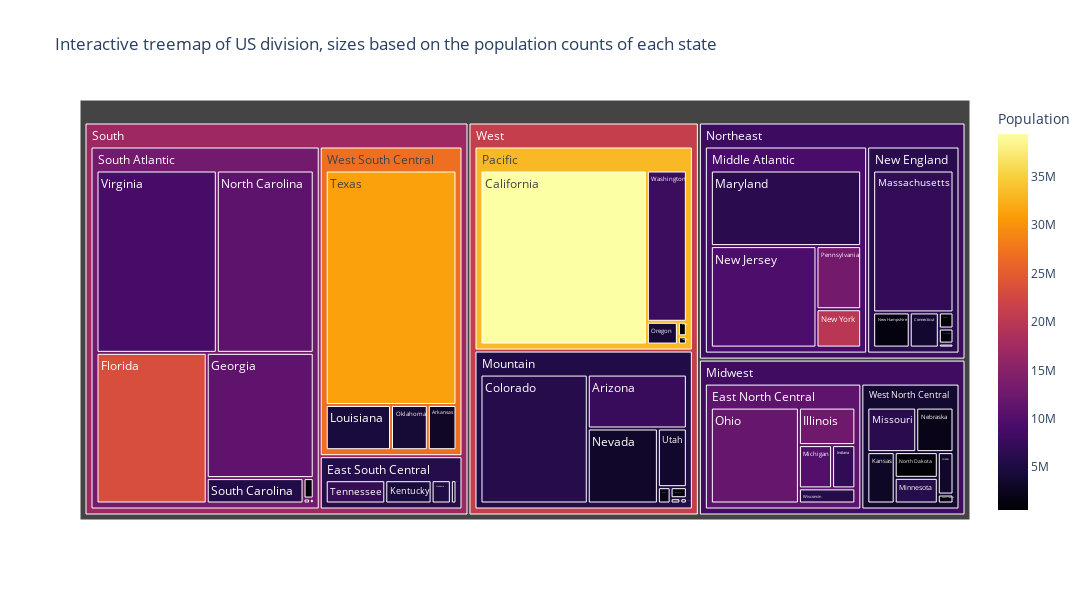

The notebook cell saved with this chart:
### Code cell
import plotly.express as px
!pip install nbformat

fig = px.treemap(
    apartments.assign(LogPopulation=np.log(apartments['Population'])),
    path=['Region', 'Division', 'State_y'],  # hierarchy
    values='LogPopulation',  # base for size of the rectangles
    color='Population',
    color_continuous_scale=px.colors.sequential.Inferno,
    labels={
        'Region': 'Region',
        'Division': 'Division',
        'State_y': 'State',
        'Population': 'Population'
    },
    title="Interactive treemap of US division, sizes based on the population counts of each state"
)
fig.update_layout(
    width=1300,
    height=600)
fig.update_layout(
    showlegend=False,
    annotations=[
        dict(
            x=0.01,
            y=-0.05,
            text="Division adopted after US Census Bureau",
            showarrow=False,
            font=dict(size=10, color="white"),
            align="left")])
fig.show()

### Figure 1 — Plotly figure (JSON) as saved in the notebook; plotly's stock layout.template omitted (floating-point values rounded to 4 significant figures)
{"data": [{"branchvalues": "total", "customdata": [[5158000.0], [740133], [7582000.0], [3088354], [39430000.0], [5957000.0], [3675000.0], [1052000.0], [702250], [23372215], [11180000.0], [1446146], [2002000.0], [12710158], [6924000.0], [3241000.0], [2970606], [4588372], [4597740], [1405000.0], [6263000.0], [7136000.0], [10140000.0], [5793000.0], [2943000.0], [6245000.0], [1137000.0], [2005000.0], [3267467], [1409000.0], [9501000.0], [2130000.0], [19867248], [11050000.0], [796568], [11883304], [4095000.0], [4272000.0], [13080000.0], [1112000.0], [5479000.0], [924669], [7228000.0], [31290000.0], [3503613], [648493], [8811000.0], [7958000.0], [1770000.0], [5961000.0], [587618], [11100000.0], [5803000.0], [9166000.0], [5518000.0], [6144000.0], [33220000.0], [13000000.0], [3713000.0], [26900000.0], [8255000.0], [8070000.0], [17140000.0], [21090000.0]], "domain": {"x": [0, 1], "y": [0, 1]}, "hovertemplate": "labels=%{label}<br>LogPopulation=%{value}<br>parent=%{parent}<br>id=%{id}<br>Population=%{color}<extra></extra>", "ids": ["South/East South Central/Alabama", "West/Pacific/Alaska", "West/Mountain/Arizona", "South/West South Central/Arkansas", "West/Pacific/California", "West/Mountain/Colorado", "Northeast/New England/Connecticut", "South/South Atlantic/Delaware", "South/South Atlantic/District of Columbia", "South/South Atlantic/Florida", "South/South Atlantic/Georgia", "West/Pacific/Hawaii", "West/Mountain/Idaho", "Midwest/East North Central/Illinois", "Midwest/East North Central/Indiana", "Midwest/West North Central/Iowa", "Midwest/West North Central/Kansas", "South/East South Central/Kentucky", "South/West South Central/Louisiana", "Northeast/New England/Maine", "Northeast/Middle Atlantic/Maryland", "Northeast/New England/Massachusetts", "Midwest/East North Central/Michigan", "Midwest/West North Central/Minnesota", "South/East South Central/Mississippi", "Midwest/West North Central/Missouri", "West/Mountain/Montana", "Midwest/West North Central/Nebraska", "West/Mountain/Nevada", "Northeast/New England/New Hampshire", "Northeast/Middle Atlantic/New Jersey", "West/Mountain/New Mexico", "Northeast/Middle Atlantic/New York", "South/South Atlantic/North Carolina", "Midwest/West North Central/North Dakota", "Midwest/East North Central/Ohio", "South/West South Central/Oklahoma", "West/Pacific/Oregon", "Northeast/Middle Atlantic/Pennsylvania", "Northeast/New England/Rhode Island", "South/South Atlantic/South Carolina", "Midwest/West North Central/South Dakota", "South/East South Central/Tennessee", "South/West South Central/Texas", "West/Mountain/Utah", "Northeast/New England/Vermont", "South/South Atlantic/Virginia", "West/Pacific/Washington", "South/South Atlantic/West Virginia", "Midwest/East North Central/Wisconsin", "West/Mountain/Wyoming", "Midwest/East North Central", "South/East South Central", "Northeast/Middle Atlantic", "West/Mountain", "Northeast/New England", "West/Pacific", "South/South Atlantic", "Midwest/West North Central", "South/West South Central", "Midwest", "Northeast", "South", "West"], "labels": ["Alabama", "Alaska", "Arizona", "Arkansas", "California", "Colorado", "Connecticut", "Delaware", "District of Columbia", "Florida", "Georgia", "Hawaii", "Idaho", "Illinois", "Indiana", "Iowa", "Kansas", "Kentucky", "Louisiana", "Maine", "Maryland", "Massachusetts", "Michigan", "Minnesota", "Mississippi", "Missouri", "Montana", "Nebraska", "Nevada", "New Hampshire", "New Jersey", "New Mexico", "New York", "North Carolina", "North Dakota", "Ohio", "Oklahoma", "Oregon", "Pennsylvania", "Rhode Island", "South Carolina", "South Dakota", "Tennessee", "Texas", "Utah", "Vermont", "Virginia", "Washington", "West Virginia", "Wisconsin", "Wyoming", "East North Central", "East South Central", "Middle Atlantic", "Mountain", "New England", "Pacific", "South Atlantic", "West North Central", "West South Central", "Midwest", "Northeast", "South", "West"], "marker": {"coloraxis": "coloraxis", "colors": [5158000.0, 740133, 7582000.0, 3088354, 39430000.0, 5957000.0, 3675000.0, 1052000.0, 702250, 23372215, 11180000.0, 1446146, 2002000.0, 12710158, 6924000.0, 3241000.0, 2970606, 4588372, 4597740, 1405000.0, 6263000.0, 7136000.0, 10140000.0, 5793000.0, 2943000.0, 6245000.0, 1137000.0, 2005000.0, 3267467, 1409000.0, 9501000.0, 2130000.0, 19867248, 11050000.0, 796568, 11883304, 4095000.0, 4272000.0, 13080000.0, 1112000.0, 5479000.0, 924669, 7228000.0, 31290000.0, 3503613, 648493, 8811000.0, 7958000.0, 1770000.0, 5961000.0, 587618, 11100000.0, 5803000.0, 9166000.0, 5518000.0, 6144000.0, 33220000.0, 13000000.0, 3713000.0, 26900000.0, 8255000.0, 8070000.0, 17140000.0, 21090000.0]}, "name": "", "parents": ["South/East South Central", "West/Pacific", "West/Mountain", "South/West South Central", "West/Pacific", "West/Mountain", "Northeast/New England", "South/South Atlantic", "South/South Atlantic", "South/South Atlantic", "South/South Atlantic", "West/Pacific", "West/Mountain", "Midwest/East North Central", "Midwest/East North Central", "Midwest/West North Central", "Midwest/West North Central", "South/East South Central", "South/West South Central", "Northeast/New England", "Northeast/Middle Atlantic", "Northeast/New England", "Midwest/East North Central", "Midwest/West North Central", "South/East South Central", "Midwest/West North Central", "West/Mountain", "Midwest/West North Central", "West/Mountain", "Northeast/New England", "Northeast/Middle Atlantic", "West/Mountain", "Northeast/Middle Atlantic", "South/South Atlantic", "Midwest/West North Central", "Midwest/East North Central", "South/West South Central", "West/Pacific", "Northeast/Middle Atlantic", "Northeast/New England", "South/South Atlantic", "Midwest/West North Central", "South/East South Central", "South/West South Central", "West/Mountain", "Northeast/New England", "South/South Atlantic", "West/Pacific", "South/South Atlantic", "Midwest/East North Central", "West/Mountain", "Midwest", "South", "Northeast", "West", "Northeast", "West", "South", "Midwest", "South", "", "", "", ""], "type": "treemap", "values": [5224.0, 770.3, 33240.0, 7322.0, 171300.0, 86030.0, 6878.0, 97.06, 1117.0, 89140.0, 71950.0, 439.7, 1291.0, 16290.0, 7749.0, 5397.0, 11370.0, 12580.0, 16660.0, 396.4, 71830.0, 76710.0, 11050.0, 8954.0, 1534.0, 17630.0, 1116.0, 13440.0, 32710.0, 8651.0, 67750.0, 320.6, 10840.0, 94860.0, 8968.0, 65020.0, 9394.0, 4183.0, 17830.0, 1490.0, 13200.0, 1140.0, 16170.0, 173000.0, 10580.0, 1593.0, 117700.0, 35800.0, 172.6, 6568.0, 212.5, 106700.0, 35510.0, 168300.0, 165500.0, 95720.0, 212500.0, 388300.0, 66900.0, 206300.0, 173600.0, 264000.0, 630100.0, 378000.0]}], "layout": {"annotations": [{"align": "left", "font": {"color": "white", "size": 10}, "showarrow": false, "text": "Division adopted after US Census Bureau", "x": 0.01, "y": -0.05}], "coloraxis": {"colorbar": {"title": {"text": "Population"}}, "colorscale": [[0, "#000004"], [0.1111, "#1b0c41"], [0.2222, "#4a0c6b"], [0.3333, "#781c6d"], [0.4444, "#a52c60"], [0.5556, "#cf4446"], [0.6667, "#ed6925"], [0.7778, "#fb9b06"], [0.8889, "#f7d13d"], [1, "#fcffa4"]]}, "height": 600, "legend": {"tracegroupgap": 0}, "showlegend": false, "title": {"text": "Interactive treemap of US division, sizes based on the population counts of each state"}, "width": 1300}}
